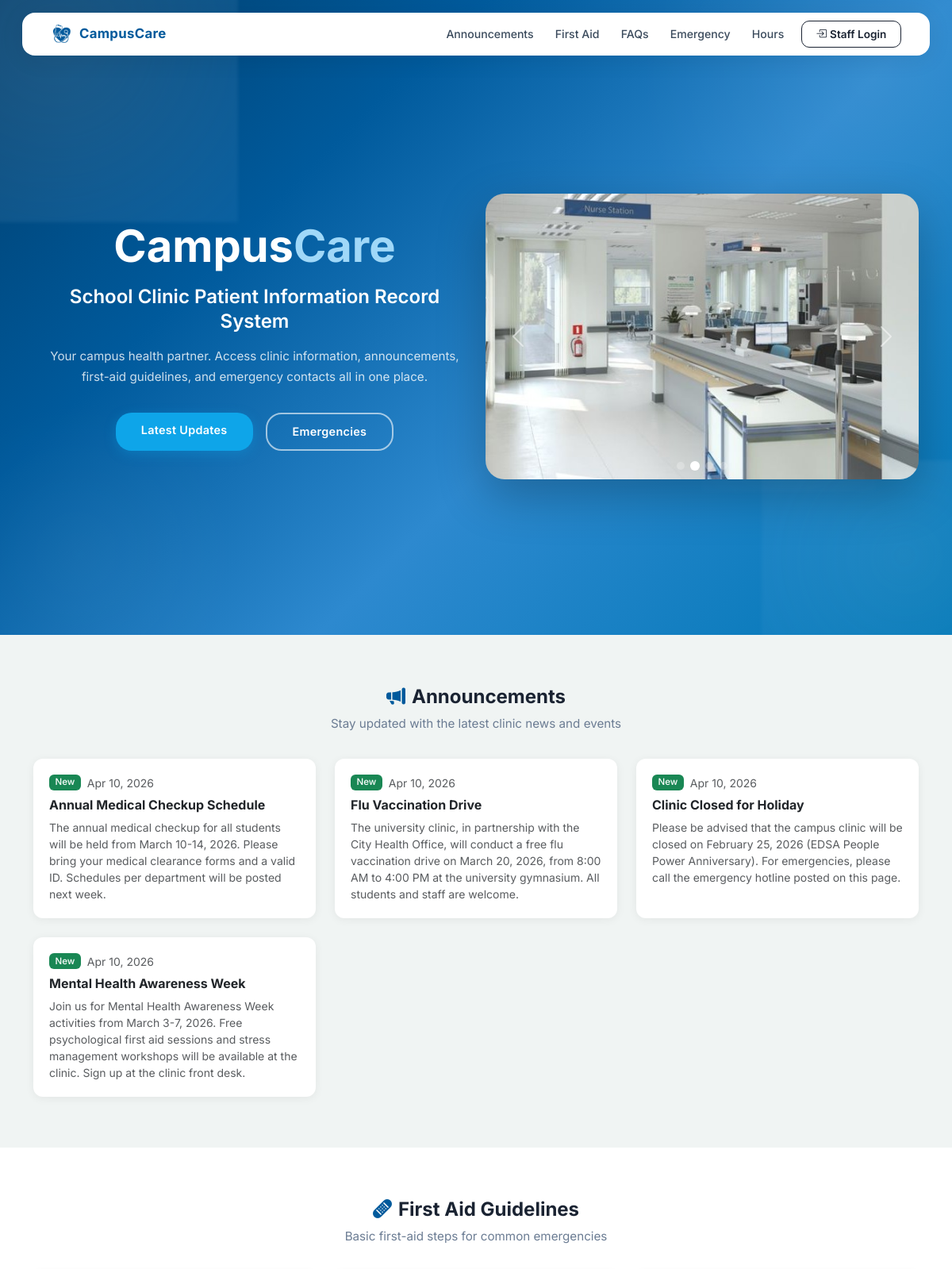
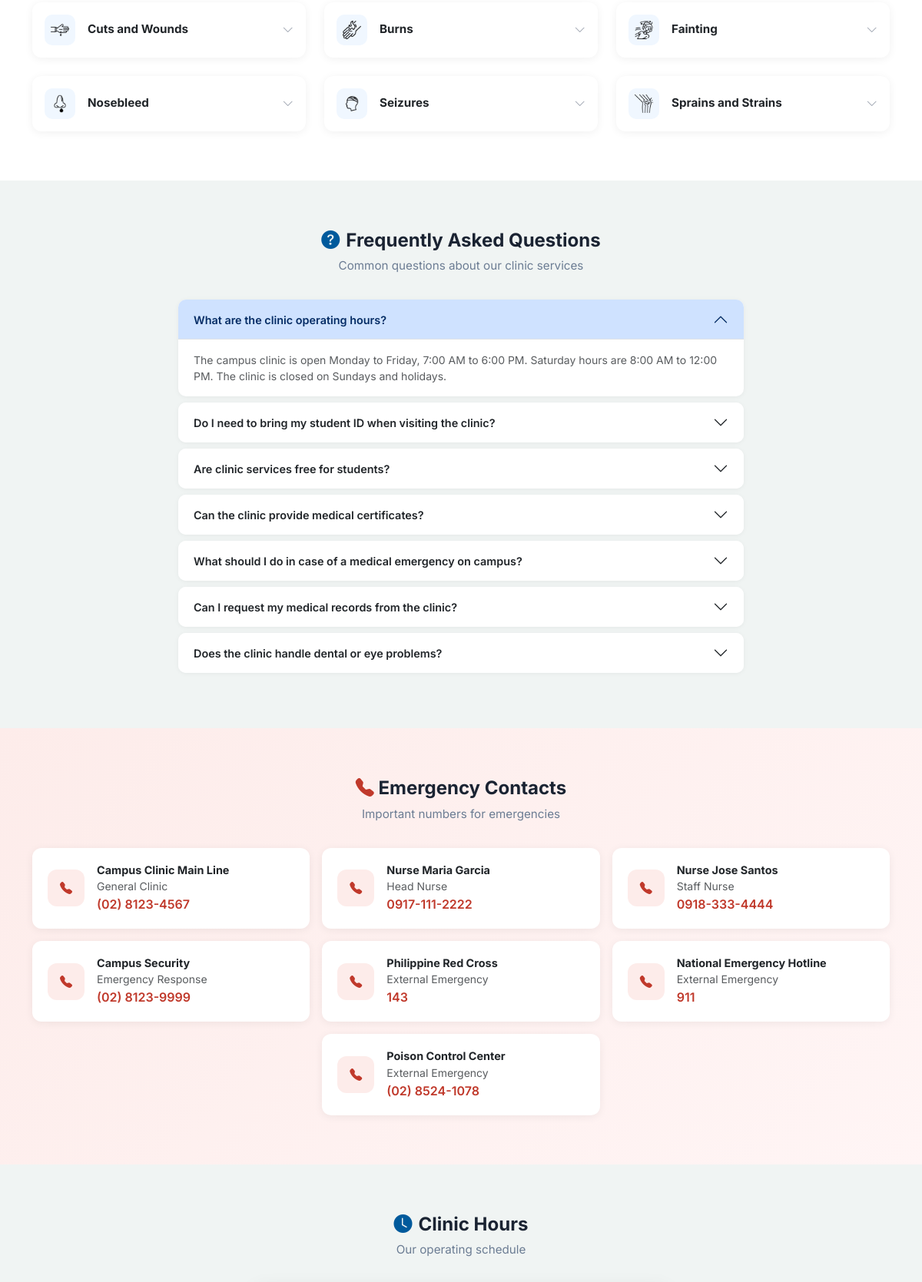
The page / (upper part) on the database its author committed (2 pictures, top to bottom).
### tables this page shows
CREATE TABLE IF NOT EXISTS `announcements` (
  `id` INT(11) NOT NULL AUTO_INCREMENT,
  `title` VARCHAR(200) NOT NULL,
  `content` TEXT NOT NULL,
  `posted_by` INT(11) DEFAULT NULL,
  `status` ENUM('published','draft') NOT NULL DEFAULT 'published',
  `created_at` DATETIME NOT NULL DEFAULT CURRENT_TIMESTAMP,
  `updated_at` DATETIME NOT NULL DEFAULT CURRENT_TIMESTAMP ON UPDATE CURRENT_TIMESTAMP,
  PRIMARY KEY (`id`),
  KEY `fk_announcement_user` (`posted_by`),
  CONSTRAINT `fk_announcement_user` FOREIGN KEY (`posted_by`) REFERENCES `users`(`id`) ON DELETE SET NULL
);

CREATE TABLE IF NOT EXISTS `first_aid_guidelines` (
  `id` INT(11) NOT NULL AUTO_INCREMENT,
  `title` VARCHAR(200) NOT NULL,
  `icon` VARCHAR(50) NOT NULL DEFAULT 'general-first-aid',
  `content` TEXT NOT NULL,
  `status` ENUM('active','inactive') NOT NULL DEFAULT 'active',
  `created_at` DATETIME NOT NULL DEFAULT CURRENT_TIMESTAMP,
  `updated_at` DATETIME NOT NULL DEFAULT CURRENT_TIMESTAMP ON UPDATE CURRENT_TIMESTAMP,
  PRIMARY KEY (`id`)
);

CREATE TABLE IF NOT EXISTS `faqs` (
  `id` INT(11) NOT NULL AUTO_INCREMENT,
  `question` VARCHAR(500) NOT NULL,
  `answer` TEXT NOT NULL,
  `sort_order` INT(11) NOT NULL DEFAULT 0,
  `status` ENUM('active','inactive') NOT NULL DEFAULT 'active',
  `created_at` DATETIME NOT NULL DEFAULT CURRENT_TIMESTAMP,
  `updated_at` DATETIME NOT NULL DEFAULT CURRENT_TIMESTAMP ON UPDATE CURRENT_TIMESTAMP,
  PRIMARY KEY (`id`)
);

CREATE TABLE IF NOT EXISTS `clinic_emergency_contacts` (
  `id` INT(11) NOT NULL AUTO_INCREMENT,
  `name` VARCHAR(150) NOT NULL,
  `role` VARCHAR(100) DEFAULT NULL,
  `phone_number` VARCHAR(20) NOT NULL,
  `email` VARCHAR(150) DEFAULT NULL,
  `sort_order` INT(11) NOT NULL DEFAULT 0,
  `status` ENUM('active','inactive') NOT NULL DEFAULT 'active',
  `created_at` DATETIME NOT NULL DEFAULT CURRENT_TIMESTAMP,
  PRIMARY KEY (`id`)
);

### index.php (the view, shortened to what the rows shown need)
<?php
require_once __DIR__ . '/config/database.php';
require_once __DIR__ . '/includes/functions.php';
$db = Database::getInstance();
$announcements = $db->fetchAll("SELECT * FROM announcements WHERE status = 'published' ORDER BY created_at DESC LIMIT 6");
$faqs = $db->fetchAll("SELECT * FROM faqs WHERE status = 'active' ORDER BY id ASC");
$firstAidGuidelines = $db->fetchAll("SELECT * FROM first_aid_guidelines WHERE status = 'active' ORDER BY id ASC");
$emergencyContacts = $db->fetchAll("SELECT * FROM clinic_emergency_contacts WHERE status = 'active' ORDER BY sort_order ASC");
?>
<!DOCTYPE html>
<html lang="en">
<head>
    <link rel="stylesheet" href="<?php echo BASE_URL; ?>/node_modules/bootstrap/dist/css/bootstrap.min.css">
    <link rel="stylesheet" href="<?php echo BASE_URL; ?>/node_modules/bootstrap-icons/font/bootstrap-icons.css">
    <link rel="stylesheet" href="<?php echo BASE_URL; ?>/css/style.css">
</head>
<body>
    <section class="hero-section">
        <div class="container position-relative" style="z-index: 2;">
            <div class="row align-items-center hero-row">
                <div class="col-lg-6 text-white hero-text-col text-center d-flex flex-column align-items-center">
                    <h1 class="hero-title">
                        <span class="hero-title-campus">Campus</span><span class="hero-title-care">Care</span>
                    </h1>
                    <h2 class="hero-subtitle"><?php echo APP_TAGLINE; ?></h2>
                </div>
            </div>
        </div>
    </section>
    <section class="public-section" id="announcements">
        <div class="container">
            <div class="text-center mb-4">
                <h2 class="section-title"><i class="bi bi-megaphone-fill text-primary-cc me-2"></i>Announcements</h2>
            </div>
            <?php if (empty($announcements)): ?>
            <div class="empty-state"><i class="bi bi-megaphone"></i><p>No announcements at this time.</p></div>
            <?php
else: ?>
            <div class="row g-4">
                <?php foreach ($announcements as $ann): ?>
                <div class="col-md-6 col-lg-4">
                    <div class="public-card card h-100">
                        <div class="card-body">
                            <div class="d-flex align-items-center mb-2">
                                <span class="badge bg-success me-2">New</span>
                                <small class="text-muted"><?php echo formatDate($ann['created_at']); ?></small>
                            </div>
                            <h5 class="card-title fw-bold mb-2" style="font-size: 1rem;"><?php echo e($ann['title']); ?></h5>
                            <p class="card-text text-muted" style="font-size: 0.875rem;"><?php echo e($ann['content']); ?></p>
                        </div>
                    </div>
                </div>
                <?php
    endforeach; ?>
            </div>
            <?php
endif; ?>
        </div>
    </section>
    <section class="public-section" id="firstaid">
        <div class="container">
            <div class="text-center mb-4">
                <h2 class="section-title"><i class="bi bi-bandaid-fill text-primary-cc me-2"></i>First Aid Guidelines</h2>
            </div>
            <?php if (empty($firstAidGuidelines)): ?>
            <div class="empty-state"><i class="bi bi-bandaid"></i><p>No guidelines available.</p></div>
            <?php
else: ?>
            <div class="row g-4 align-items-start">
                <?php foreach ($firstAidGuidelines as $guide): ?>
                <div class="col-md-6 col-lg-4">
                    <div class="public-card card fa-expand-card">
                        <div class="card-body p-0">
                            <div class="fa-expand-header d-flex align-items-center p-3" role="button" data-bs-toggle="collapse" data-bs-target="#faGuide<?php echo $guide['id']; ?>" aria-expanded="false">
                                <div class="fa-icon-box me-3">
                                    <img src="<?php echo BASE_URL; ?>/assets/first-aid-icons/<?php echo e($guide['icon'] ?? 'general-first-aid'); ?>.png" alt="" style="width:24px;height:24px;object-fit:contain;">
                                </div>
                                <h5 class="card-title fw-bold mb-0 flex-grow-1" style="font-size: 0.95rem;"><?php echo e($guide['title']); ?></h5>
                                <i class="bi bi-chevron-down fa-expand-chevron"></i>
                            </div>
                        </div>
                    </div>
                </div>
                <?php
    endforeach; ?>
            </div>
            <?php
endif; ?>
        </div>
    </section>
    <section class="public-section" id="faqs">
        <div class="container">
            <div class="text-center mb-4">
                <h2 class="section-title"><i class="bi bi-question-circle-fill text-primary-cc me-2"></i>Frequently Asked Questions</h2>
            </div>
            <?php if (empty($faqs)): ?>
            <div class="empty-state"><i class="bi bi-question-circle"></i><p>No FAQs available.</p></div>
            <?php
else: ?>
            <div class="row justify-content-center">
                <div class="col-lg-8">
                    <div class="accordion" id="faqAccordion">
                        <?php foreach ($faqs as $i => $faq): ?>
                        <div class="accordion-item border-0 mb-2" style="border-radius: 10px; overflow: hidden; box-shadow: 0 1px 6px rgba(0,0,0,0.05);">
                            <h2 class="accordion-header">
                                <button class="accordion-button <?php echo $i > 0 ? 'collapsed' : ''; ?> fw-semibold" type="button"
                                        data-bs-toggle="collapse" data-bs-target="#faq<?php echo $faq['id']; ?>" style="font-size: 0.9rem;">
                                    <?php echo e($faq['question']); ?>
                                </button>
                            </h2>
                            <div id="faq<?php echo $faq['id']; ?>" class="accordion-collapse collapse <?php echo $i === 0 ? 'show' : ''; ?>" data-bs-parent="#faqAccordion">
                                <div class="accordion-body text-muted" style="font-size: 0.875rem;">
                                    <?php echo e($faq['answer']); ?>
                                </div>
                            </div>
                        </div>
                        <?php
    endforeach; ?>
                    </div>
                </div>
            </div>
            <?php
endif; ?>
        </div>
    </section>
    <section class="public-section" id="emergency" style="background: linear-gradient(135deg, #fdecea, #fff5f5);">
        <div class="container">
            <div class="text-center mb-4">
                <h2 class="section-title"><i class="bi bi-telephone-fill" style="color: var(--cc-danger);"></i> Emergency Contacts</h2>
            </div>
            <?php if (empty($emergencyContacts)): ?>
            <div class="empty-state"><i class="bi bi-telephone"></i><p>No emergency contacts listed.</p></div>
            <?php
else: ?>
            <div class="row g-3 justify-content-center">
                <?php foreach ($emergencyContacts as $contact): ?>
                <div class="col-md-6 col-lg-4">
                    <div class="card border-0 h-100" style="border-radius: 12px;">
                        <div class="card-body d-flex align-items-center">
                            <div style="width:48px;height:48px;border-radius:12px;background:var(--cc-danger-bg);display:flex;align-items:center;justify-content:center;flex-shrink:0;" class="me-3">
                                <i class="bi bi-telephone-fill" style="color: var(--cc-danger);"></i>
                            </div>
                            <div>
                                <h6 class="fw-bold mb-0" style="font-size: 0.9rem;"><?php echo e($contact['name']); ?></h6>
                                <?php if ($contact['role']): ?>
                                <small class="text-muted"><?php echo e($contact['role']); ?></small><br>
                                <?php
        endif; ?>
                                <a href="tel:<?php echo e($contact['phone_number']); ?>" class="fw-semibold" style="color: var(--cc-danger);">
                                    <?php echo e($contact['phone_number']); ?>
                                </a>
                            </div>
                        </div>
                    </div>
                </div>
                <?php
    endforeach; ?>
            </div>
            <?php
endif; ?>
        </div>
    </section>
    <section class="public-section" id="hours">
        <div class="container">
            <div class="text-center mb-4">
                <h2 class="section-title"><i class="bi bi-clock-fill text-primary-cc me-2"></i>Clinic Hours</h2>
            </div>
        </div>
    </section>
</body>
</html>

### rows shown on the page
announcements: created_at "Apr 10, 2026", title "Annual Medical Checkup Schedule", content "The annual medical checkup for all students will be held from March 10-14, 2026. Please bring your medical clearance forms and a valid ID. Schedules per department will be posted next week."
announcements: created_at "Apr 10, 2026", title "Flu Vaccination Drive", content "The university clinic, in partnership with the City Health Office, will conduct a free flu vaccination drive on March 20, 2026, from 8:00 AM to 4:00 PM at the university gymnasium. All students and staff are welcome."
announcements: created_at "Apr 10, 2026", title "Clinic Closed for Holiday", content "Please be advised that the campus clinic will be closed on February 25, 2026 (EDSA People Power Anniversary). For emergencies, please call the emergency hotline posted on this page."
announcements: created_at "Apr 10, 2026", title "Mental Health Awareness Week", content "Join us for Mental Health Awareness Week activities from March 3-7, 2026. Free psychological first aid sessions and stress management workshops will be available at the clinic. Sign up at the clinic front desk."
first_aid_guidelines: icon (picture), title "Cuts and Wounds"
first_aid_guidelines: icon (picture), title "Burns"
first_aid_guidelines: icon (picture), title "Fainting"
first_aid_guidelines: icon (picture), title "Nosebleed"
first_aid_guidelines: icon (picture), title "Seizures"
first_aid_guidelines: icon (picture), title "Sprains and Strains"
faqs: question "What are the clinic operating hours?", answer "The campus clinic is open Monday to Friday, 7:00 AM to 6:00 PM. Saturday hours are 8:00 AM to 12:00 PM. The clinic is closed on Sundays and holidays."
faqs: question "Do I need to bring my student ID when visiting the clinic?"
faqs: question "Are clinic services free for students?"
faqs: question "Can the clinic provide medical certificates?"
faqs: question "What should I do in case of a medical emergency on campus?"
faqs: question "Can I request my medical records from the clinic?"
faqs: question "Does the clinic handle dental or eye problems?"
clinic_emergency_contacts: name "Campus Clinic Main Line", role "General Clinic", phone_number "(02) 8123-4567"
clinic_emergency_contacts: name "Nurse Maria Garcia", role "Head Nurse", phone_number "0917-111-2222"
clinic_emergency_contacts: name "Nurse Jose Santos", role "Staff Nurse", phone_number "0918-333-4444"
clinic_emergency_contacts: name "Campus Security", role "Emergency Response", phone_number "(02) 8123-9999"
clinic_emergency_contacts: name "Philippine Red Cross", role "External Emergency", phone_number "143"
clinic_emergency_contacts: name "National Emergency Hotline", role "External Emergency", phone_number "911"
clinic_emergency_contacts: name "Poison Control Center", role "External Emergency", phone_number "(02) 8524-1078"

### other values the page prints
APP_NAME "CampusCare"
APP_TAGLINE "School Clinic Patient Information Record System"
